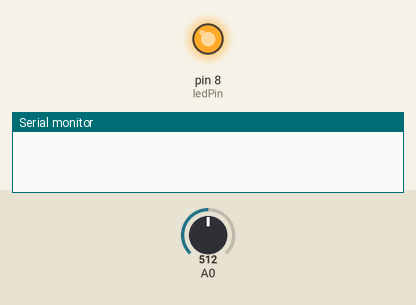
A sketch run on a simulated Arduino Uno, built with avr-gcc and run on an emulated ATmega328P. On the bench: output pins drawn as LEDs (lit = HIGH), the last lines printed to the serial monitor. Inputs (shaded band) come from the test bench; at power-on: A0 = 512.

Above: at 0.1 s.
At 5.1 s:
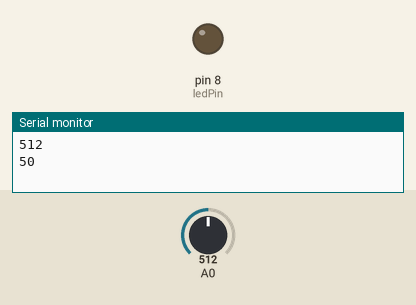
Timing chart, 0 to 6.6 s (numbered marks = the images above):
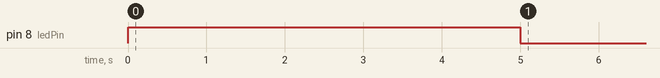

The sketch:

coursera_assignment_light_sensor.ino
```cpp
// variable to hold sensor value
int sensorValue;
// variable to calibrate low value
int sensorLow = 0;
// variable to calibrate high value
int sensorHigh = 1023;
// LED pin
const int ledPin = 8;

void setup() {
  Serial.begin(9600);
  // Make the LED pin an output and turn it on
  pinMode(ledPin, OUTPUT);
  digitalWrite(ledPin, HIGH);

  // calibrate for the first five seconds after program runs
  while (millis() < 5000) {
    // record the maximum sensor value
    sensorValue = analogRead(A0);
    if (sensorValue > sensorHigh) {
      sensorHigh = sensorValue;
    }
    // record the minimum sensor value
    if (sensorValue < sensorLow) {
      sensorLow = sensorValue;
    }
  }
  // turn the LED off, signaling the end of the calibration period
  digitalWrite(ledPin, LOW);
}

void loop() {
  //read the input from A0 and store it in a variable
  sensorValue = analogRead(A0);

  // map the sensor values to a wide range of pitches
  int adjustedLightLevel = map(sensorValue, sensorLow, sensorHigh, 0, 100);

  Serial.println(sensorValue);
  Serial.println(adjustedLightLevel);

  if(adjustedLightLevel < 10){
    digitalWrite(ledPin, HIGH);
  }else{
    digitalWrite(ledPin, LOW);
  }

  // wait for a moment
  delay(1000);
}
```
